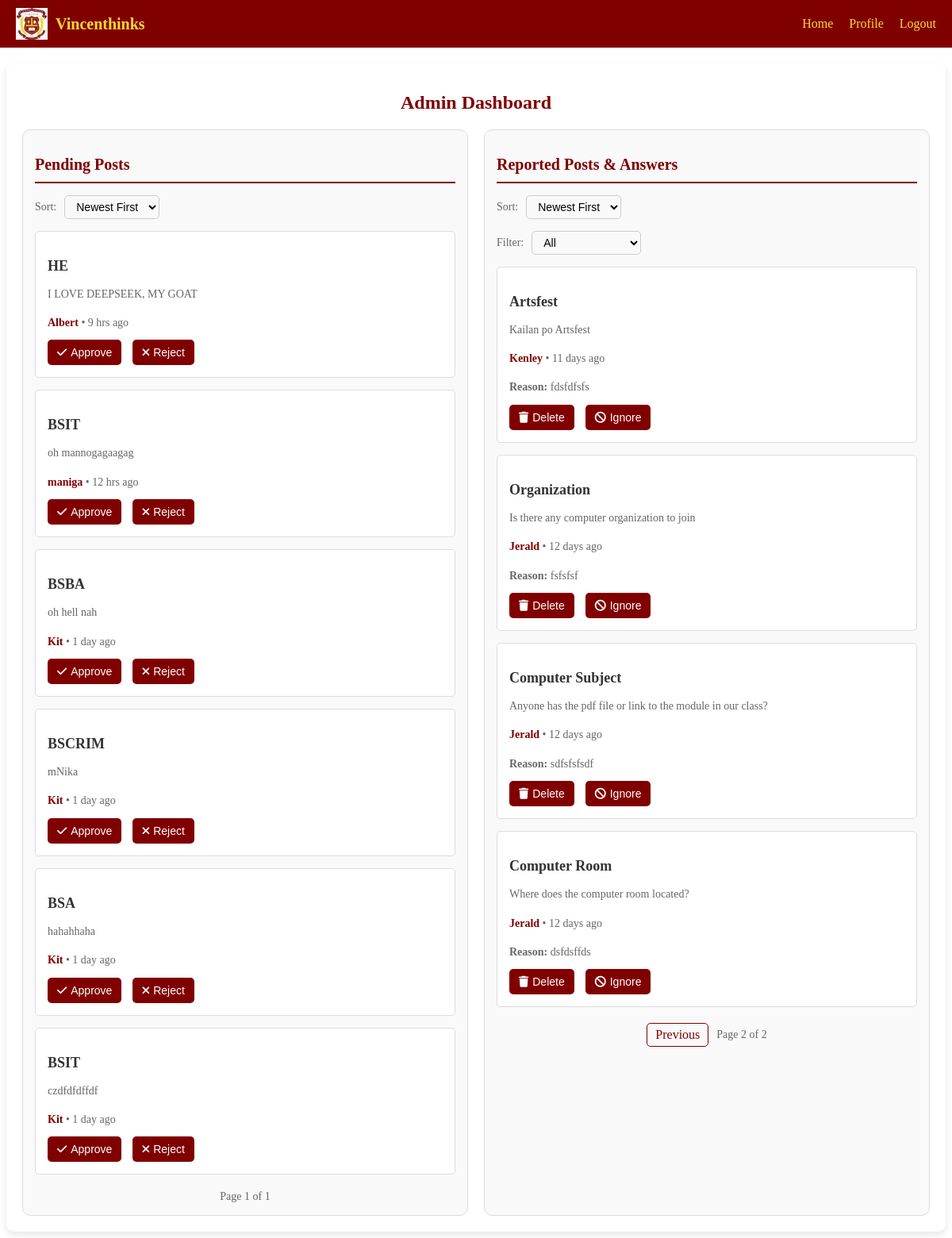
Screenshot of /WebApp/admin_dashboard.php?sort-reported=newest&filter-type=all&page-reported=2 (signed in) with the database file from the repository.
### tables this page shows
CREATE TABLE `questions` (
  `question_id` int(11) NOT NULL,
  `user_id` int(11) NOT NULL,
  `title` varchar(255) NOT NULL,
  `content` text NOT NULL,
  `created_at` timestamp NOT NULL DEFAULT current_timestamp(),
  `question_type` enum('course','general') NOT NULL DEFAULT 'general',
  `category` varchar(100) DEFAULT NULL,
  `status` enum('pending','approved','rejected') DEFAULT 'pending'
);

CREATE TABLE `users` (
  `user_id` int(11) NOT NULL,
  `username` varchar(50) NOT NULL,
  `email` varchar(100) NOT NULL,
  `password` varchar(255) NOT NULL,
  `created_at` timestamp NOT NULL DEFAULT current_timestamp(),
  `course` varchar(50) DEFAULT NULL,
  `role` enum('user','admin') DEFAULT 'user'
);

CREATE TABLE `reports` (
  `id` int(11) NOT NULL,
  `question_id` int(11) NOT NULL,
  `user_id` int(11) NOT NULL,
  `reason` text DEFAULT NULL,
  `created_at` timestamp NOT NULL DEFAULT current_timestamp()
);

### WebApp/functions.php (called while the page is built, shortened)
<?php
function time_ago($datetime) {
    $now = new DateTime;
    $created_at = new DateTime($datetime);
    $interval = $now->diff($created_at);
    if ($interval->y > 0) {
        return $interval->y == 1 ? '1 year ago' : $interval->y . ' years ago';
    } elseif ($interval->m > 0) {
        return $interval->m == 1 ? '1 month ago' : $interval->m . ' months ago';
    } elseif ($interval->d > 0) {
        return $interval->d == 1 ? '1 day ago' : $interval->d . ' days ago';
    } elseif ($interval->h > 0) {
        return $interval->h == 1 ? '1 hr ago' : $interval->h . ' hrs ago';
    } elseif ($interval->i > 0) {
        return $interval->i == 1 ? '1 min ago' : $interval->i . ' mins ago';
    } else {
        return 'Just now';
    }
}
function countPendingPosts($conn) {
    $sql = "SELECT COUNT(*) as total FROM questions WHERE status = 'pending'";
    $stmt = $conn->prepare($sql);
    $stmt->execute();
    $result = $stmt->fetch(PDO::FETCH_ASSOC);
    return $result['total'];
}
function countReportedPosts($conn, $filterType = 'all') {
    $sql = "SELECT COUNT(*) as total FROM reports";
    $stmt = $conn->prepare($sql);
    $stmt->execute();
    $result = $stmt->fetch(PDO::FETCH_ASSOC);
    return $result['total'];
}
function fetchPendingPosts($conn, $sort = 'newest', $page = 1, $perPage = 10) {
    $order = ($sort === 'oldest') ? 'ASC' : 'DESC';
    $offset = ($page - 1) * $perPage;
    $sql = "SELECT q.*, u.username
            FROM questions q
            JOIN users u ON q.user_id = u.user_id
            WHERE q.status = 'pending'
            ORDER BY q.created_at $order
            LIMIT :limit OFFSET :offset";
    $stmt = $conn->prepare($sql);
    $stmt->bindValue(':limit', $perPage, PDO::PARAM_INT);
    $stmt->bindValue(':offset', $offset, PDO::PARAM_INT);
    $stmt->execute();
    $posts = $stmt->fetchAll(PDO::FETCH_ASSOC);
    foreach ($posts as &$post) {
        $photo_sql = "SELECT photo_path FROM question_photos WHERE question_id = :qid";
        $photo_stmt = $conn->prepare($photo_sql);
        $photo_stmt->bindValue(':qid', $post['question_id'], PDO::PARAM_INT);
        $photo_stmt->execute();
        $post['photos'] = $photo_stmt->fetchAll(PDO::FETCH_ASSOC);
    }
    return $posts;
}
function fetchReportedPosts($conn, $sort = 'newest', $filterType = 'all', $page = 1, $perPage = 10) {
    $order = ($sort === 'oldest') ? 'ASC' : 'DESC';
    $offset = ($page - 1) * $perPage;
    $questionSql = "SELECT r.*, q.title, q.content, u.username, q.created_at
                    FROM reports r
                    JOIN questions q ON r.question_id = q.question_id
                    JOIN users u ON q.user_id = u.user_id
                    WHERE 1=1";
    $questionSql .= " ORDER BY q.created_at $order
                      LIMIT :limit OFFSET :offset";
    $questionStmt = $conn->prepare($questionSql);
    $questionStmt->bindValue(':limit', $perPage, PDO::PARAM_INT);
    $questionStmt->bindValue(':offset', $offset, PDO::PARAM_INT);
    $questionStmt->execute();
    $reportedQuestions = $questionStmt->fetchAll(PDO::FETCH_ASSOC);
    $answerSql = "SELECT ar.*, a.content, u.username, q.title AS question_title, a.created_at
                  FROM answer_reports ar
                  JOIN answers a ON ar.answer_id = a.answer_id
                  JOIN users u ON a.user_id = u.user_id
                  JOIN questions q ON a.question_id = q.question_id
                  WHERE 1=1";
    $answerSql .= " ORDER BY a.created_at $order
                    LIMIT :limit OFFSET :offset";
    $answerStmt = $conn->prepare($answerSql);
    $answerStmt->bindValue(':limit', $perPage, PDO::PARAM_INT);
    $answerStmt->bindValue(':offset', $offset, PDO::PARAM_INT);
    $answerStmt->execute();
    $reportedAnswers = $answerStmt->fetchAll(PDO::FETCH_ASSOC);
    $reportedPosts = array_merge($reportedQuestions, $reportedAnswers);
    usort($reportedPosts, function($a, $b) use ($order) {
        $timeA = strtotime($a['created_at']);
        $timeB = strtotime($b['created_at']);
        return ($order === 'ASC') ? $timeA - $timeB : $timeB - $timeA;
    });
    foreach ($reportedPosts as &$post) {
        if (isset($post['question_id'])) {
            $photoSql = "SELECT photo_path FROM question_photos WHERE question_id = :qid";
            $photoStmt = $conn->prepare($photoSql);
            $photoStmt->bindValue(':qid', $post['question_id'], PDO::PARAM_INT);
            $photoStmt->execute();
            $post['photos'] = $photoStmt->fetchAll(PDO::FETCH_ASSOC);
        } else {
            $post['photos'] = [];
        }
    }
    return $reportedPosts;
}

### WebApp/admin_dashboard.php (the view, shortened to what this page needs)
<?php
require_once 'db_config.php';
require_once 'functions.php';
$sortPending = isset($_GET['sort-pending']) ? $_GET['sort-pending'] : 'newest';
$sortReported = isset($_GET['sort-reported']) ? $_GET['sort-reported'] : 'newest';
$filterType = isset($_GET['filter-type']) ? $_GET['filter-type'] : 'all';
$pagePending = isset($_GET['page-pending']) ? (int)$_GET['page-pending'] : 1;
$pageReported = isset($_GET['page-reported']) ? (int)$_GET['page-reported'] : 1;
$perPage = 10;
$pending_posts = fetchPendingPosts($conn, $sortPending, $pagePending, $perPage);
$totalPending = countPendingPosts($conn);
$reported_posts = fetchReportedPosts($conn, $sortReported, $filterType, $pageReported, $perPage);
$totalReported = countReportedPosts($conn, $filterType);
?>
<!DOCTYPE html>
<html lang="en">
<head>
    <link rel="stylesheet" href="CSS/admin.css">
    <link rel="stylesheet" href="https://cdnjs.cloudflare.com/ajax/libs/font-awesome/6.0.0-beta3/css/all.min.css">
</head>
<body>
    <header>
        <div class="logo">
            <img src="images/svcc.jpg" alt="SVCC Logo" class="logo-img">
            <span class="site-name">Vincenthinks</span>
        </div>
        <nav id="nav-menu">
            <a href="index.php">Home</a>
            <a href="profile.php">Profile</a>
            <a href="logout.php">Logout</a>
        </nav>
    </header>
    <div class="admin-dashboard">
        <h1>Admin Dashboard</h1>
        <div class="admin-sections">
            <div class="pending-posts">
                <h2>Pending Posts</h2>
                <div class="sort-group">
                    <label for="sort-pending">Sort:</label>
                    <select id="sort-pending" onchange="window.location.href = 'admin_dashboard.php?sort-pending=' + this.value + '&page-pending=<?php echo $pagePending; ?>';">
                        <option value="newest" <?php echo ($sortPending === 'newest') ? 'selected' : ''; ?>>Newest First</option>
                    </select>
                </div>
                <?php if (!empty($pending_posts)): ?>
                    <?php foreach ($pending_posts as $post): ?>
                        <div class="post">
                            <h3><?php echo htmlspecialchars($post['title']); ?></h3>
                            <p><?php echo htmlspecialchars($post['content']); ?></p>
                            <p class="timestamp">
                                <span class="username"><?php echo htmlspecialchars($post['username']); ?></span> •
                                <span class="time-ago"><?php echo time_ago($post['created_at']); ?></span>
                            </p>
                            <button onclick="approvePost(<?php echo $post['question_id']; ?>)">
                                <i class="fas fa-check"></i> Approve
                            </button>
                            <button onclick="rejectPost(<?php echo $post['question_id']; ?>)">
                                <i class="fas fa-times"></i> Reject
                            </button>
                        </div>
                    <?php endforeach; ?>
                <?php else: ?>
                    <p>No pending posts.</p>
                <?php endif; ?>
                <div class="pagination">
                    <span>Page <?php echo $pagePending; ?> of <?php echo ceil($totalPending / $perPage); ?></span>
                </div>
            </div>
            <div class="reported-posts">
                <h2>Reported Posts & Answers</h2>
                <div class="sort-group">
                    <label for="sort-reported">Sort:</label>
                    <select id="sort-reported" onchange="window.location.href = 'admin_dashboard.php?sort-reported=' + this.value + '&filter-type=<?php echo $filterType; ?>&page-reported=<?php echo $pageReported; ?>';">
                        <option value="newest" <?php echo ($sortReported === 'newest') ? 'selected' : ''; ?>>Newest First</option>
                    </select>
                </div>
                <div class="filter-group">
                    <label for="filter-type">Filter:</label>
                    <select id="filter-type" onchange="window.location.href = 'admin_dashboard.php?sort-reported=<?php echo $sortReported; ?>&filter-type=' + this.value + '&page-reported=<?php echo $pageReported; ?>';">
                        <option value="all" <?php echo ($filterType === 'all') ? 'selected' : ''; ?>>All</option>
                    </select>
                </div>
                <?php if (!empty($reported_posts)): ?>
                    <?php foreach ($reported_posts as $report): ?>
                        <div class="post" data-question-id="<?php echo $report['question_id'] ?? ''; ?>" data-answer-id="<?php echo $report['answer_id'] ?? ''; ?>">
                            <?php if (isset($report['question_id'])): ?>
                                <h3><?php echo htmlspecialchars($report['title']); ?></h3>
                                <p><?php echo htmlspecialchars($report['content']); ?></p>
                            <?php else: ?>
                                <h3>Answer to: <?php echo htmlspecialchars($report['question_title']); ?></h3>
                                <p><?php echo htmlspecialchars($report['content']); ?></p>
                            <?php endif; ?>
                            <p class="timestamp">
                                <span class="username"><?php echo htmlspecialchars($report['username']); ?></span> •
                                <span class="time-ago"><?php echo time_ago($report['created_at']); ?></span>
                            </p>
                            <p><strong>Reason:</strong> <?php echo htmlspecialchars($report['reason']); ?></p>
                            <?php if (isset($report['question_id'])): ?>
                                <button onclick="deletePost(<?php echo $report['question_id']; ?>)">
                                    <i class="fas fa-trash"></i> Delete
                                </button>
                            <?php else: ?>
                                <button onclick="deleteAnswer(<?php echo $report['answer_id']; ?>)">
                                    <i class="fas fa-trash"></i> Delete
                                </button>
                            <?php endif; ?>
                            <button onclick="ignoreReport(<?php echo $report['id']; ?>)">
                                <i class="fas fa-ban"></i> Ignore
                            </button>
                        </div>
                    <?php endforeach; ?>
                <?php else: ?>
                    <p>No reported posts.</p>
                <?php endif; ?>
                <div class="pagination">
                    <?php if ($pageReported > 1): ?>
                        <a href="admin_dashboard.php?sort-reported=<?php echo $sortReported; ?>&filter-type=<?php echo $filterType; ?>&page-reported=<?php echo $pageReported - 1; ?>">Previous</a>
                    <?php endif; ?>
                    <span>Page <?php echo $pageReported; ?> of <?php echo ceil($totalReported / $perPage); ?></span>
                </div>
            </div>
        </div>
    </div>
</body>
</html>

### WebApp/CSS/admin.css (style rules this page uses)
.admin-dashboard { max-width: 1200px; margin: 20px auto; padding: 20px; background-color: #fff; border-radius: 10px; box-shadow: 0 4px 10px rgba(0, 0, 0, 0.1); }
.admin-dashboard h1 { font-size: 24px; color: #800000; margin-bottom: 20px; text-align: center; }
.admin-sections { display: flex; gap: 20px; flex-wrap: wrap; }
.pending-posts, .reported-posts { flex: 1; min-width: 300px; border: 1px solid #ddd; padding: 15px; border-radius: 10px; background-color: #f9f9f9; }
.pending-posts h2, .reported-posts h2 { font-size: 20px; color: #800000; margin-bottom: 15px; border-bottom: 2px solid #800000; padding-bottom: 10px; }
.post { margin-bottom: 15px; padding: 15px; border: 1px solid #ddd; border-radius: 5px; background-color: #fff; transition: box-shadow 0.3s ease; }
.post h3 { font-size: 18px; color: #333; margin-bottom: 10px; }
.post p { font-size: 14px; color: #666; line-height: 1.6; margin-bottom: 10px; }
.timestamp { font-size: 12px; color: #999; margin-bottom: 10px; }
.timestamp .username { font-weight: bold; color: #800000; }
button { padding: 8px 12px; border: none; border-radius: 5px; background-color: #800000; color: #fff; font-size: 14px; cursor: pointer; transition: background-color 0.3s ease; margin-right: 10px; display: inline-flex; align-items: center; gap: 5px; }
button i { font-size: 14px; }
.sort-group { display: flex; align-items: center; gap: 10px; margin-bottom: 15px; }
.sort-group label { font-size: 14px; color: #666; white-space: nowrap; }
.sort-group select { padding: 5px 10px; border: 1px solid #ccc; border-radius: 5px; background-color: #f9f9f9; font-size: 14px; cursor: pointer; }
.pagination { display: flex; justify-content: center; align-items: center; gap: 10px; margin-top: 20px; }
.pagination a { padding: 5px 10px; border: 1px solid #800000; border-radius: 5px; color: #800000; text-decoration: none; transition: background-color 0.3s ease; }
.pagination span { font-size: 14px; color: #666; }
.filter-group { display: flex; align-items: center; gap: 10px; margin-bottom: 15px; }
.filter-group label { font-size: 14px; color: #666; white-space: nowrap; }
.filter-group select { padding: 5px 10px; border: 1px solid #ccc; border-radius: 5px; background-color: #f9f9f9; font-size: 14px; cursor: pointer; }
header { background-color: #800000; color: #fdd835; padding: 10px 20px; display: flex; justify-content: space-between; align-items: center; position: fixed; top: 0; left: 0; width: 100%; z-index: 1000; box-sizing: border-box; }
.logo { display: flex; align-items: center; gap: 10px; flex-shrink: 0; }
.logo-img { height: 40px; }
.site-name { font-size: 20px; font-weight: bold; white-space: nowrap; color: #fdd835; }
nav { display: flex; align-items: center; gap: 20px; flex-shrink: 0; }
nav a { color: #fdd835; text-decoration: none; font-size: 16px; transition: color 0.3s ease; white-space: nowrap; }
.admin-dashboard { margin-top: 80px; }

### rows the page displays
questions: title "HE", content "I LOVE DEEPSEEK, MY GOAT", user.username "Albert", created_at "9 hrs ago"
questions: title "BSIT", content "oh mannogagaagag", user.username "maniga", created_at "12 hrs ago"
questions: title "BSBA", content "oh hell nah", user.username "Kit", created_at "1 day ago"
questions: title "BSCRIM", content "mNika", user.username "Kit", created_at "1 day ago"
questions: title "BSA", content "hahahhaha", user.username "Kit", created_at "1 day ago"
questions: title "BSIT", content "czdfdfdffdf", user.username "Kit", created_at "1 day ago"
reports: question.title "Artsfest", question.content "Kailan po Artsfest", users.username "Kenley", question.created_at "11 days ago", reason "fdsfdfsfs"
reports: question.title "Organization", question.content "Is there any computer organization to join", users.username "Jerald", question.created_at "12 days ago", reason "fsfsfsf"
reports: question.title "Computer Subject", question.content "Anyone has the pdf file or link to the module in our class?", users.username "Jerald", question.created_at "12 days ago", reason "sdfsfsfsdf"
reports: question.title "Computer Room", question.content "Where does the computer room located?", users.username "Jerald", question.created_at "12 days ago", reason "dsfdsffds"

### other values shown
$pagePending "1"
ceil($totalPending / $perPage) "1"
$pageReported "2"
ceil($totalReported / $perPage) "2"
